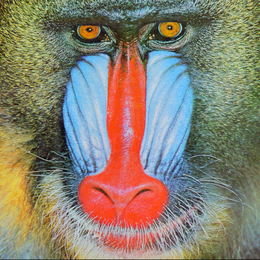
%> input picture temp/image set/Baboon.tiff, 260 x 260 px, shrunk from 512 x 512 before the run; its folder holds only this picture in this run
$ octave main.m   (GNU Octave 9; MATLAB toolbox functions it lacks are replaced by stand-ins)
%> lines starting %> are read from the running program, lines starting %| are printed output that depends on the picture
### charStringtoBin.m
function [ bin ] = charStringtoBin( charStr )
%> called with charStr = 'Hello!'
% charStringtoBin convert string of characters to binary returns a 2D array
%   It takes a input of String of charcacters, traverses the characters and
%   converts to binary in row-wise. It should be noted that the bit length
%   of the ASCII value is not always equals, it may be 6 bit or more. This
%   is returned end of the function.
sz = length(charStr);
maxbit = 0;
for j=1:sz
    if length(de2bi(int16(charStr(j))))>maxbit
        maxbit = length(de2bi(int16(charStr(j))));
    end
end
% To find the maximum and minimum bits of the characters being entered as
% Stego Text
binarray = zeros(sz,maxbit);
binarray (binarray==0)=4;
% Initialise a number other than 0 and 1 in array, to identify whether it
% is a bit. Here we took it as 4.
for i=1:sz;
    bintemp = de2bi(int16(charStr(i)));
    j=1;
    k = 1;
    while j<=length(bintemp)
        binarray(i,j) = bintemp(k);
        j=j+1;
        k=k+1;
    end
end
binarystring = binarray(:);
binarystring (binarystring==4)=0;
bin = binarystring';
end

### measureParamters.m
function [ fobp,capacity,bpp ] = measureParamters( originalImage, modifiedImage )
%measureParamters Summary of this function goes here
%   Detailed explanation goes here
capacity = 0;
bpp = 0;
sz = size(modifiedImage);
fobp = 0;
for i = 1:sz(3)
    for j = 1:sz(1)
        for k = 1: sz(1)
            if modifiedImage(j,k,i) > 255 || modifiedImage(j,k,i) < 0
                fobp = fobp + 1;
            end
        end
    end
end


end

### initb4xecn.m
ImageSetDirURL = 'temp\image set\';
TRANSIMAGEDIR = '';
OUTPUTIMAGEDIR = '';
EXCELDIR = '';
if exist('temp\transImage','dir')==7
    TRANSIMAGEDIR = 'temp\transImage';
else
    mkdir('temp\transImage');
    TRANSIMAGEDIR = 'temp\transImage';
%    For any transitional images
end

if exist('temp\OUTPUT TIFF','dir')==7
    OUTPUTIMAGEDIR = 'temp\OUTPUT TIFF';
else
   mkdir( 'temp\OUTPUT TIFF');
   OUTPUTIMAGEDIR = 'temp\OUTPUT TIFF';
end
%  Images After embedding

if exist('temp\OUTPUT TIFF\EXCEL','dir')==7
	EXCELDIR = 'temp\OUTPUT TIFF\EXCEL';
else
   mkdir( 'temp\OUTPUT TIFF\EXCEL');
   EXCELDIR = 'temp\OUTPUT TIFF\EXCEL';
end
%  Excel Sheets After embedding result.

if exist('temp\OUTPUT TIFF\StegoImages','dir')==7
	StegoDir = 'temp\OUTPUT TIFF\StegoImages\';
else
   mkdir( 'temp\OUTPUT TIFF\StegoImages');
   StegoDir = 'temp\OUTPUT TIFF\StegoImages\';
end

% Stego Images

if exist('temp\OUTPUT TIFF\Histogram','dir')==7
	HISTODIR = 'temp\OUTPUT TIFF\Histogram\';
else
   mkdir( 'temp\OUTPUT TIFF\Histogram');
   HISTODIR = 'temp\OUTPUT TIFF\Histogram\';
end
% Histogram before and after stego.

ImageSetFolder = dir(ImageSetDirURL);

### main.m
clc;
tic
initb4xecn;
disp('Stego Embedding Process:');
disp('_______________________________________________________________________');
stegoText = 'Hello!';
str2binary = charStringtoBin(stegoText);
pk = 1;
%% =======================================================

for findex=3:size(ImageSetFolder,1)
    fprintf('%d. Processing: %s\n',findex-2,ImageSetFolder(findex).name);
    [hpathstr,hname,hext] = fileparts(ImageSetFolder(findex).name);
    coverImgUrl=strcat(ImageSetDirURL,'\',ImageSetFolder(findex).name);
    disp(strcat('   Host Image: <a href="matlab:winopen(''',coverImgUrl,''')" > ',ImageSetFolder(findex).name,'</a>'));
    OutputImageFilepath = strcat(StegoDir,hname,'.tif');
    coverImage = imread(coverImgUrl);
%> coverImage is the input picture: size 260x260x3 uint8; mean R, G, B 137.4, 128.9, 113.1

    img2reduced = imresize(coverImage, 0.50);
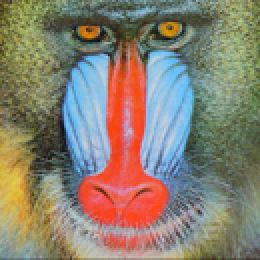
%> img2reduced: size 130x130x3 uint8 (shown 2 times larger); mean R, G, B 137.5, 128.9, 113.2
    modifiedImage = img2reduced;
    [rows, columns, NoOfchannels] = size(img2reduced);
%> rows = 130; columns = 130; NoOfchannels = 3
    dimenGrayImg = [rows, columns];
%> dimenGrayImg = [130 130]

    %     str2binary = [1 0 1 0 1 0 0 1 1];
    startptofstr = 1;

    for i=1:dimenGrayImg(1)
        %     disp('--------------');
        if mod(i,2)~=0
            for j=3:5:(dimenGrayImg(2)-2)

                %             disp([i,j]);
                p1 = img2reduced (i,j-2,3);
                p2 = img2reduced (i,j-1,3);
                p3 = img2reduced (i,j,3);
                p4 = img2reduced (i,j+1,2);
                p5 = img2reduced(i,j+2,2);
                %             disp([p1,p2,p3,p4,p5]);
                [ p1str,p2str,p3str, endpt ] = embeddingAlgo( p1,p2,p3,str2binary,startptofstr );
                startptofstr = endpt + 1;
                [ p4str1,p5str1,endpt ] = pvd( p4,p5,str2binary,startptofstr );
                %                 [ p4str,p5str ] = fixOverFlowUnderflows( p4str1,p5str1 );
                p4str = p4str1;
                p5str = p5str1;
                startptofstr = endpt + 1;
                modifiedImage (i,j-2,3) = p1str;
                modifiedImage (i,j-1,3) = p2str;
                modifiedImage (i,j,3) = p3str;
                modifiedImage (i,j+1,2) = p4str;
                modifiedImage (i,j+2,2) = p5str;
                %             disp('________________');
            end
        else
            for j=(dimenGrayImg(2)-2):-5:3
                %             disp([i,j]);
                p1 = img2reduced (i,j+2,3);
                p2 = img2reduced (i,j+1,3);
                p3 = img2reduced (i,j,3);
                p4 = img2reduced (i,j-1,2);
                p5 = img2reduced (i,j-2,2);
                %             disp([p1,p2,p3,p4,p5]);
                [ p1str,p2str,p3str, endpt ] = embeddingAlgo( p1,p2,p3,str2binary,startptofstr );
                startptofstr = endpt + 1;
                [ p4str1,p5str1,endpt ] = pvd( p4,p5,str2binary,startptofstr );
                %                 [ p4str,p5str ] = fixOverFlowUnderflows( p4str1,p5str1 );
                p4str = p4str1;
                p5str = p5str1;
                startptofstr = endpt + 1;
                modifiedImage (i,j+2,3) = p1str;
                modifiedImage (i,j+1,3) = p2str;
                modifiedImage (i,j,3) = p3str;
                modifiedImage (i,j-1,2) = p4str;
                modifiedImage (i,j-2,2) = p5str;
                %             disp('________________');
            end
        end
    end
%> after the loop, endpt = 45325; p1 = 122; p1str = 122; p2 = 138; p2str = 138; p3 = 127; p3str = 128; p4 = 111; p4str = 111; p4str1 = 111; p5 = 119; p5str = 119; p5str1 = 119; startptofstr = 45326

    peaksnr(pk,1) = findex-2;
    [peaksnr(pk,2),~]=psnr(double(img2reduced),double(modifiedImage),255);
    [ fobp,capacity,bpp ] = measureParamters( img2reduced, modifiedImage );
%> after the loop in measureParamters, `for i = 1:sz(3)`: fobp = 0
%> fobp = 0; capacity = 0; bpp = 0
    peaksnr(pk,3) = fobp;

    %% Histograms
    % %     Before Steganography.
    imagePath = strcat(HISTODIR,'B4Steg-',ImageSetFolder(findex).name);
    imhist(rgb2gray(img2reduced));
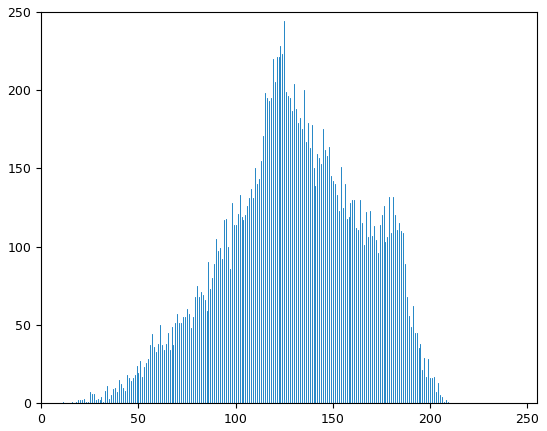
%> figure redrawn from the program's plot data; highest point at x = 125, y = 244
    saveas(gcf, imagePath);
    disp(strcat('   Histogram b4 Stego: <a href="matlab:winopen(''',imagePath,''')" > B4Steg-',ImageSetFolder(findex).name,'</a>'));

    %% Steganography, after process.
    disp(strcat('   Stego-Image: <a href="matlab:winopen(''',OutputImageFilepath,''')" > ',ImageSetFolder(findex).name,'</a>'));

     % %     After Steganography.
    imagePath = strcat(HISTODIR,'Stego-',ImageSetFolder(findex).name);
    imhist(rgb2gray(modifiedImage));
%> figure, not shown here; highest point at x = 126, y = 244
    saveas(gcf, imagePath);
    disp(strcat('   Histogram After Stego: <a href="matlab:winopen(''',imagePath,''')" > Stego-',ImageSetFolder(findex).name,'</a>'));
    % Results: PSNR, FOBP
    fprintf('   For %s PSNR = %.4f, FOBP = %.4f \n',ImageSetFolder(findex).name,peaksnr(pk,2),peaksnr(pk,3));
%|    For Baboon.tiff PSNR = 40.3765, FOBP = 0.0000

    imwrite(modifiedImage,OutputImageFilepath);
    pk = pk + 1;

    disp('_______________________________________________________________________');
end

clear p1 p2 p3 p4 p5 p1str p2str p3str p4str p5str pk i j;
%% Excel report of Steganographic results.
xlswrite(strcat(EXCELDIR,'\Steganography Results.xlsx'), peaksnr);
disp('  PSNR Report File of Watermarked Images: <a href="matlab:winopen(strcat(EXCELDIR,''\Steganography Results.xlsx''))">Steganography Results.xlsx</a>');


% =======================================================
toc;

$ run again, on temp/image set/Face 2.tiff
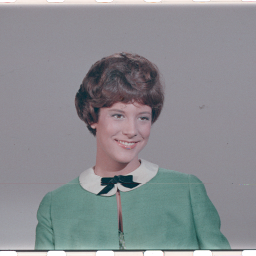
%> input picture temp/image set/Face 2.tiff, 256 x 256 px
%> coverImage is the input picture: size 256x256x3 uint8; mean R, G, B 137.6, 140, 144
%> `img2reduced = imresize(coverImage, 0.50);`:
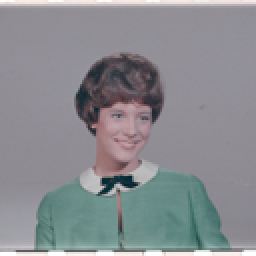
%> img2reduced: size 128x128x3 uint8 (shown 2 times larger); mean R, G, B 137.6, 139.9, 144
%> after the loop `for i=1:dimenGrayImg(1)`: endpt = 41452; p1 = 255; p3str = 224; p4 = 255; startptofstr = 41453
%> after the loop in measureParamters, `for i = 1:sz(3)`: fobp = 0
%> `imhist(rgb2gray(img2reduced));`:
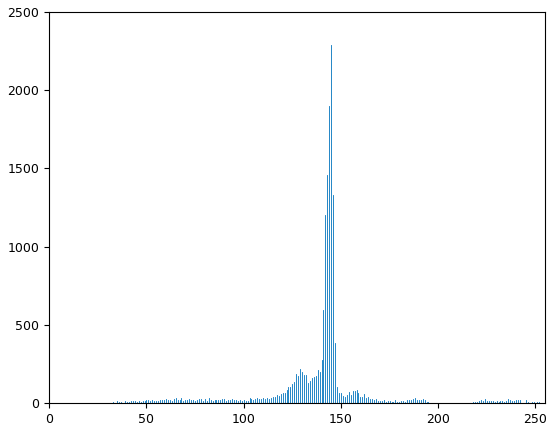
%> figure redrawn from the program's plot data; highest point at x = 145, y = 2290
%|    For Face 2.tiff PSNR = 45.1332, FOBP = 0.0000

$ run again, on temp/image set/Girl.tiff
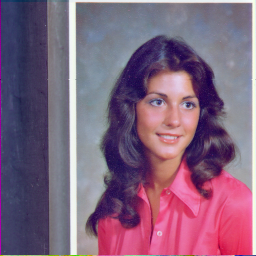
%> input picture temp/image set/Girl.tiff, 256 x 256 px
%> coverImage is the input picture: size 256x256x3 uint8; mean R, G, B 129.2, 99.3, 125.2
%> `img2reduced = imresize(coverImage, 0.50);`:
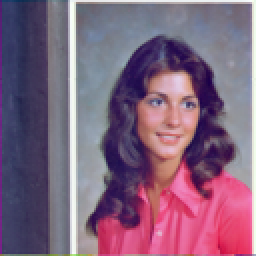
%> img2reduced: size 128x128x3 uint8 (shown 2 times larger); mean R, G, B 129.2, 99.3, 125.2
%> after the loop `for i=1:dimenGrayImg(1)`: endpt = 41456; p1 = 114; p2 = 115; p3 = 116; p4 = 131; p4str = 130; p5 = 129; p5str = 130; startptofstr = 41457
%> after the loop in measureParamters, `for i = 1:sz(3)`: fobp = 0
%> `imhist(rgb2gray(img2reduced));`:
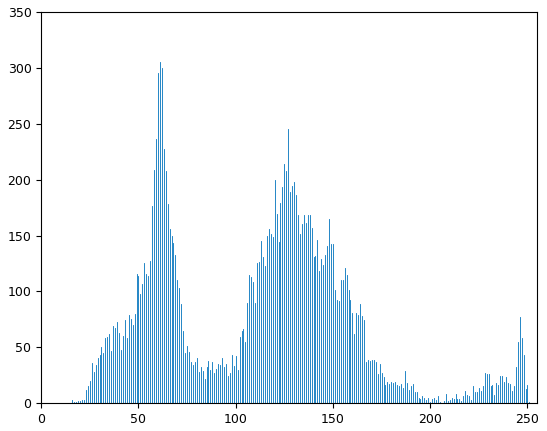
%> figure redrawn from the program's plot data; highest point at x = 61, y = 305
%|    For Girl.tiff PSNR = 42.6739, FOBP = 0.0000
